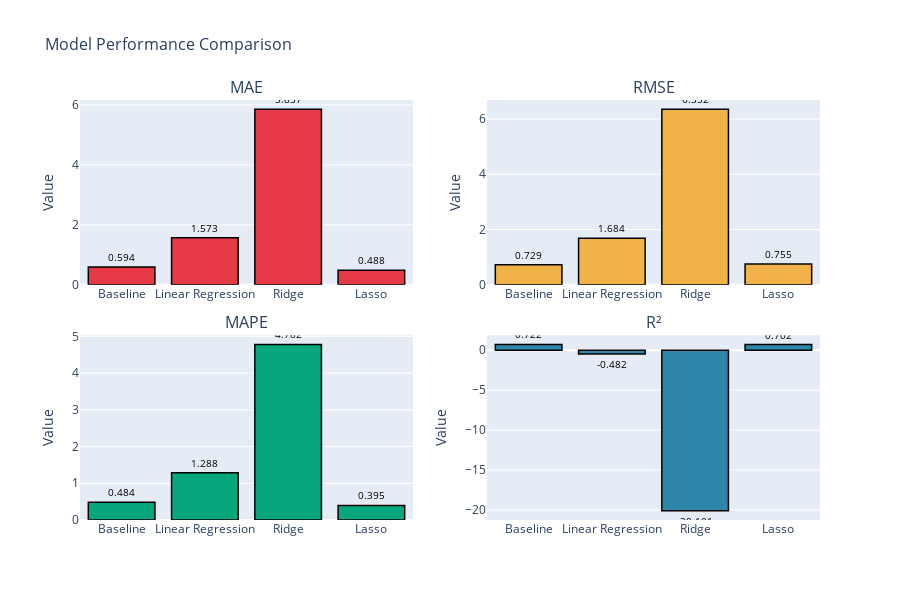

Source (notebook cell):
### Code cell
import plotly.graph_objects as go
from plotly.subplots import make_subplots

metrics_to_plot = ['MAE', 'RMSE', 'MAPE', 'R²']
colors_metric = ['#E63946', '#F1B24A', '#06A77D', '#2E86AB']

fig = make_subplots(
    rows=2, cols=2,
    subplot_titles=metrics_to_plot,
    vertical_spacing=0.12,
    horizontal_spacing=0.1
)

for idx, metric in enumerate(metrics_to_plot):
    row = (idx // 2) + 1
    col = (idx % 2) + 1
    
    fig.add_trace(
        go.Bar(
            x=comparison_df['Model'],
            y=comparison_df[metric],
            marker=dict(color=colors_metric[idx], line=dict(color='black', width=1.5)),
            text=comparison_df[metric].round(3),
            textposition='outside',
            textfont=dict(size=10, color='black'),
            name=metric,
            showlegend=False
        ),
        row=row, col=col
    )
    
    fig.update_yaxes(title_text='Value', row=row, col=col)

fig.update_layout(
    title_text='Model Performance Comparison',
    title_font=dict(size=16),
    height=600,
    showlegend=False
)

fig.write_html('../reports/figures/model_comparison.html')
fig.show()

print("Interactive plot saved as HTML")

### Figure 1 — Plotly figure (JSON) as saved in the notebook; plotly's stock layout.template omitted (floating-point values rounded to 4 significant figures)
{"data": [{"marker": {"color": "#E63946", "line": {"color": "black", "width": 1.5}}, "name": "MAE", "showlegend": false, "text": [0.594, 1.573, 5.857, 0.488], "textfont": {"color": "black", "size": 10}, "textposition": "outside", "type": "bar", "x": ["Baseline", "Linear Regression", "Ridge", "Lasso"], "xaxis": "x", "y": [0.594, 1.573, 5.857, 0.4877], "yaxis": "y"}, {"marker": {"color": "#F1B24A", "line": {"color": "black", "width": 1.5}}, "name": "RMSE", "showlegend": false, "text": [0.729, 1.684, 6.352, 0.755], "textfont": {"color": "black", "size": 10}, "textposition": "outside", "type": "bar", "x": ["Baseline", "Linear Regression", "Ridge", "Lasso"], "xaxis": "x2", "y": [0.7295, 1.684, 6.352, 0.7545], "yaxis": "y2"}, {"marker": {"color": "#06A77D", "line": {"color": "black", "width": 1.5}}, "name": "MAPE", "showlegend": false, "text": [0.484, 1.288, 4.782, 0.395], "textfont": {"color": "black", "size": 10}, "textposition": "outside", "type": "bar", "x": ["Baseline", "Linear Regression", "Ridge", "Lasso"], "xaxis": "x3", "y": [0.4838, 1.288, 4.782, 0.3953], "yaxis": "y3"}, {"marker": {"color": "#2E86AB", "line": {"color": "black", "width": 1.5}}, "name": "R²", "showlegend": false, "text": [0.722, -0.482, -20.1, 0.702], "textfont": {"color": "black", "size": 10}, "textposition": "outside", "type": "bar", "x": ["Baseline", "Linear Regression", "Ridge", "Lasso"], "xaxis": "x4", "y": [0.7217, -0.4822, -20.1, 0.7023], "yaxis": "y4"}], "layout": {"annotations": [{"font": {"size": 16}, "showarrow": false, "text": "MAE", "x": 0.225, "xanchor": "center", "xref": "paper", "y": 1, "yanchor": "bottom", "yref": "paper"}, {"font": {"size": 16}, "showarrow": false, "text": "RMSE", "x": 0.775, "xanchor": "center", "xref": "paper", "y": 1, "yanchor": "bottom", "yref": "paper"}, {"font": {"size": 16}, "showarrow": false, "text": "MAPE", "x": 0.225, "xanchor": "center", "xref": "paper", "y": 0.44, "yanchor": "bottom", "yref": "paper"}, {"font": {"size": 16}, "showarrow": false, "text": "R²", "x": 0.775, "xanchor": "center", "xref": "paper", "y": 0.44, "yanchor": "bottom", "yref": "paper"}], "height": 600, "showlegend": false, "title": {"font": {"size": 16}, "text": "Model Performance Comparison"}, "xaxis": {"anchor": "y", "domain": [0, 0.45]}, "xaxis2": {"anchor": "y2", "domain": [0.55, 1]}, "xaxis3": {"anchor": "y3", "domain": [0, 0.45]}, "xaxis4": {"anchor": "y4", "domain": [0.55, 1]}, "yaxis": {"anchor": "x", "domain": [0.56, 1], "title": {"text": "Value"}}, "yaxis2": {"anchor": "x2", "domain": [0.56, 1], "title": {"text": "Value"}}, "yaxis3": {"anchor": "x3", "domain": [0, 0.44], "title": {"text": "Value"}}, "yaxis4": {"anchor": "x4", "domain": [0, 0.44], "title": {"text": "Value"}}}}
